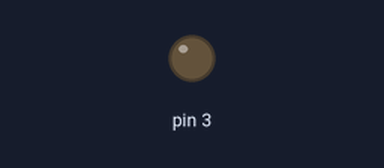
This sketch was run on a simulated Arduino Uno, built with avr-gcc and run on an emulated ATmega328P. Parts: output pins drawn as LEDs (lit = HIGH).

Above: at 0.8 s.
At 2.87 s:
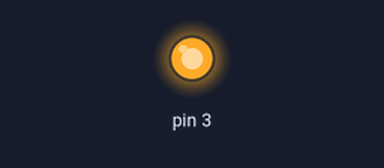
Timing chart, 0 to 3.2 s (numbered marks = the images above):
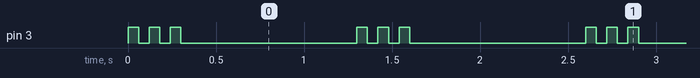

Measured:
- by itself, pin 3: repeats every 1.3 s: 2 × (LOW 0.06 s, HIGH 0.06 s), LOW 1.0 s, HIGH 0.06 s
- by itself, everything shown: repeats every 1.3 s, in 6 steps

The sketch:

buzzer_sound.ino
```cpp
void setup() {
  // put your setup code here, to run once:
  pinMode(3, OUTPUT);
}

void loop() {
  // put your main code here, to run repeatedly:
  digitalWrite(3, HIGH);   // turn the LED on (HIGH is the voltage level)
  delay(60);              // wait for a second
  digitalWrite(3, LOW);    // turn the LED off by making the voltage LOW
  delay(60);
  digitalWrite(3, HIGH);   // turn the LED on (HIGH is the voltage level)
  delay(60);              // wait for a second
  digitalWrite(3, LOW);    // turn the LED off by making the voltage LOW
  delay(60);
  digitalWrite(3, HIGH);   // turn the LED on (HIGH is the voltage level)
  delay(60);              // wait for a second
  digitalWrite(3, LOW);    // turn the LED off by making the voltage LOW
  delay(1000);
}
```
